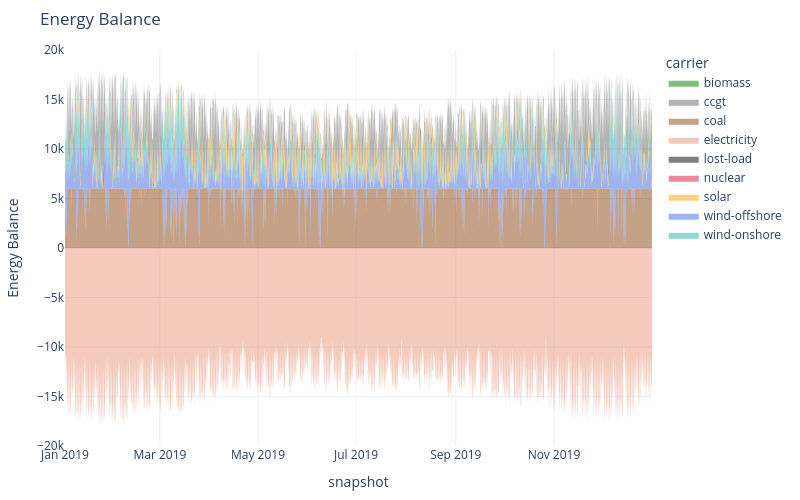

Notebook code for this chart:
### Markdown cell above
## 3. Inspecting the results and extracting relevant KPIs

### Code cell
# Energy balance (i.e., plot of the cost-optimal dispatch)
n.statistics.energy_balance.iplot.area()

### Figure 1 — Plotly figure (JSON) as saved in the notebook; plotly's stock layout.template omitted (floating-point values rounded to 4 significant figures; data arrays with more than 128 entries replaced by an {"elided": "..."} marker saying what was removed)
{"data": [{"fillpattern": {"shape": ""}, "hovertemplate": "carrier=coal<br>snapshot=%{x}<br>Energy Balance=%{y}<extra></extra>", "legendgroup": "coal", "line": {"color": "saddlebrown", "width": 0}, "marker": {"symbol": "circle"}, "mode": "lines", "name": "coal", "orientation": "v", "showlegend": false, "stackgroup": "positive", "type": "scatter", "x": {"elided": "8666 str values"}, "xaxis": "x", "y": {"elided": "8666 float values"}, "yaxis": "y"}, {"fillpattern": {"shape": ""}, "hovertemplate": "carrier=wind-offshore<br>snapshot=%{x}<br>Energy Balance=%{y}<extra></extra>", "legendgroup": "wind-offshore", "line": {"color": "royalblue", "width": 0}, "marker": {"symbol": "circle"}, "mode": "lines", "name": "wind-offshore", "orientation": "v", "showlegend": false, "stackgroup": "positive", "type": "scatter", "x": {"elided": "8741 str values"}, "xaxis": "x", "y": {"elided": "8741 float values"}, "yaxis": "y"}, {"fillpattern": {"shape": ""}, "hovertemplate": "carrier=wind-onshore<br>snapshot=%{x}<br>Energy Balance=%{y}<extra></extra>", "legendgroup": "wind-onshore", "line": {"color": "lightseagreen", "width": 0}, "marker": {"symbol": "circle"}, "mode": "lines", "name": "wind-onshore", "orientation": "v", "showlegend": false, "stackgroup": "positive", "type": "scatter", "x": {"elided": "8757 str values"}, "xaxis": "x", "y": {"elided": "8757 float values"}, "yaxis": "y"}, {"fillpattern": {"shape": ""}, "hovertemplate": "carrier=solar<br>snapshot=%{x}<br>Energy Balance=%{y}<extra></extra>", "legendgroup": "solar", "line": {"color": "orange", "width": 0}, "marker": {"symbol": "circle"}, "mode": "lines", "name": "solar", "orientation": "v", "showlegend": false, "stackgroup": "positive", "type": "scatter", "x": {"elided": "4417 str values"}, "xaxis": "x", "y": {"elided": "4417 float values"}, "yaxis": "y"}, {"fillpattern": {"shape": ""}, "hovertemplate": "carrier=ccgt<br>snapshot=%{x}<br>Energy Balance=%{y}<extra></extra>", "legendgroup": "ccgt", "line": {"color": "dimgrey", "width": 0}, "marker": {"symbol": "circle"}, "mode": "lines", "name": "ccgt", "orientation": "v", "showlegend": false, "stackgroup": "positive", "type": "scatter", "x": {"elided": "6887 str values"}, "xaxis": "x", "y": {"elided": "6887 float values"}, "yaxis": "y"}, {"fillpattern": {"shape": ""}, "hovertemplate": "carrier=electricity<br>snapshot=%{x}<br>Energy Balance=%{y}<extra></extra>", "legendgroup": "electricity", "line": {"color": "darksalmon", "width": 0}, "marker": {"symbol": "circle"}, "mode": "lines", "name": "electricity", "orientation": "v", "showlegend": false, "stackgroup": "negative", "type": "scatter", "x": {"elided": "8760 str values"}, "xaxis": "x", "y": {"elided": "8760 float values"}, "yaxis": "y"}, {"fillpattern": {"shape": ""}, "hovertemplate": "carrier=biomass<br>snapshot=%{x}<br>Energy Balance=%{y}<extra></extra>", "legendgroup": "biomass", "line": {"color": "green", "width": 0}, "marker": {"symbol": "circle"}, "mode": "lines", "name": "biomass", "orientation": "v", "showlegend": true, "stackgroup": "1", "type": "scatter", "x": ["2019-12-31T23:00:00.000000"], "xaxis": "x", "y": [NaN], "yaxis": "y"}, {"fillpattern": {"shape": ""}, "hovertemplate": "carrier=ccgt<br>snapshot=%{x}<br>Energy Balance=%{y}<extra></extra>", "legendgroup": "ccgt", "line": {"color": "dimgrey", "width": 0}, "marker": {"symbol": "circle"}, "mode": "lines", "name": "ccgt", "orientation": "v", "showlegend": true, "stackgroup": "1", "type": "scatter", "x": ["2019-12-31T23:00:00.000000"], "xaxis": "x", "y": [NaN], "yaxis": "y"}, {"fillpattern": {"shape": ""}, "hovertemplate": "carrier=coal<br>snapshot=%{x}<br>Energy Balance=%{y}<extra></extra>", "legendgroup": "coal", "line": {"color": "saddlebrown", "width": 0}, "marker": {"symbol": "circle"}, "mode": "lines", "name": "coal", "orientation": "v", "showlegend": true, "stackgroup": "1", "type": "scatter", "x": ["2019-12-31T23:00:00.000000"], "xaxis": "x", "y": [NaN], "yaxis": "y"}, {"fillpattern": {"shape": ""}, "hovertemplate": "carrier=electricity<br>snapshot=%{x}<br>Energy Balance=%{y}<extra></extra>", "legendgroup": "electricity", "line": {"color": "darksalmon", "width": 0}, "marker": {"symbol": "circle"}, "mode": "lines", "name": "electricity", "orientation": "v", "showlegend": true, "stackgroup": "1", "type": "scatter", "x": ["2019-12-31T23:00:00.000000"], "xaxis": "x", "y": [NaN], "yaxis": "y"}, {"fillpattern": {"shape": ""}, "hovertemplate": "carrier=lost-load<br>snapshot=%{x}<br>Energy Balance=%{y}<extra></extra>", "legendgroup": "lost-load", "line": {"color": "black", "width": 0}, "marker": {"symbol": "circle"}, "mode": "lines", "name": "lost-load", "orientation": "v", "showlegend": true, "stackgroup": "1", "type": "scatter", "x": ["2019-12-31T23:00:00.000000"], "xaxis": "x", "y": [NaN], "yaxis": "y"}, {"fillpattern": {"shape": ""}, "hovertemplate": "carrier=nuclear<br>snapshot=%{x}<br>Energy Balance=%{y}<extra></extra>", "legendgroup": "nuclear", "line": {"color": "crimson", "width": 0}, "marker": {"symbol": "circle"}, "mode": "lines", "name": "nuclear", "orientation": "v", "showlegend": true, "stackgroup": "1", "type": "scatter", "x": ["2019-12-31T23:00:00.000000"], "xaxis": "x", "y": [NaN], "yaxis": "y"}, {"fillpattern": {"shape": ""}, "hovertemplate": "carrier=solar<br>snapshot=%{x}<br>Energy Balance=%{y}<extra></extra>", "legendgroup": "solar", "line": {"color": "orange", "width": 0}, "marker": {"symbol": "circle"}, "mode": "lines", "name": "solar", "orientation": "v", "showlegend": true, "stackgroup": "1", "type": "scatter", "x": ["2019-12-31T23:00:00.000000"], "xaxis": "x", "y": [NaN], "yaxis": "y"}, {"fillpattern": {"shape": ""}, "hovertemplate": "carrier=wind-offshore<br>snapshot=%{x}<br>Energy Balance=%{y}<extra></extra>", "legendgroup": "wind-offshore", "line": {"color": "royalblue", "width": 0}, "marker": {"symbol": "circle"}, "mode": "lines", "name": "wind-offshore", "orientation": "v", "showlegend": true, "stackgroup": "1", "type": "scatter", "x": ["2019-12-31T23:00:00.000000"], "xaxis": "x", "y": [NaN], "yaxis": "y"}, {"fillpattern": {"shape": ""}, "hovertemplate": "carrier=wind-onshore<br>snapshot=%{x}<br>Energy Balance=%{y}<extra></extra>", "legendgroup": "wind-onshore", "line": {"color": "lightseagreen", "width": 0}, "marker": {"symbol": "circle"}, "mode": "lines", "name": "wind-onshore", "orientation": "v", "showlegend": true, "stackgroup": "1", "type": "scatter", "x": ["2019-12-31T23:00:00.000000"], "xaxis": "x", "y": [NaN], "yaxis": "y"}], "layout": {"height": 500, "hovermode": "x", "legend": {"title": {"text": "carrier"}, "tracegroupgap": 0}, "margin": {"b": 50, "l": 50, "r": 50, "t": 50}, "title": {"text": "Energy Balance"}, "width": 800, "xaxis": {"anchor": "y", "domain": [0, 1], "title": {"text": "snapshot"}}, "yaxis": {"anchor": "x", "domain": [0, 1], "title": {"text": "Energy Balance"}}}}
